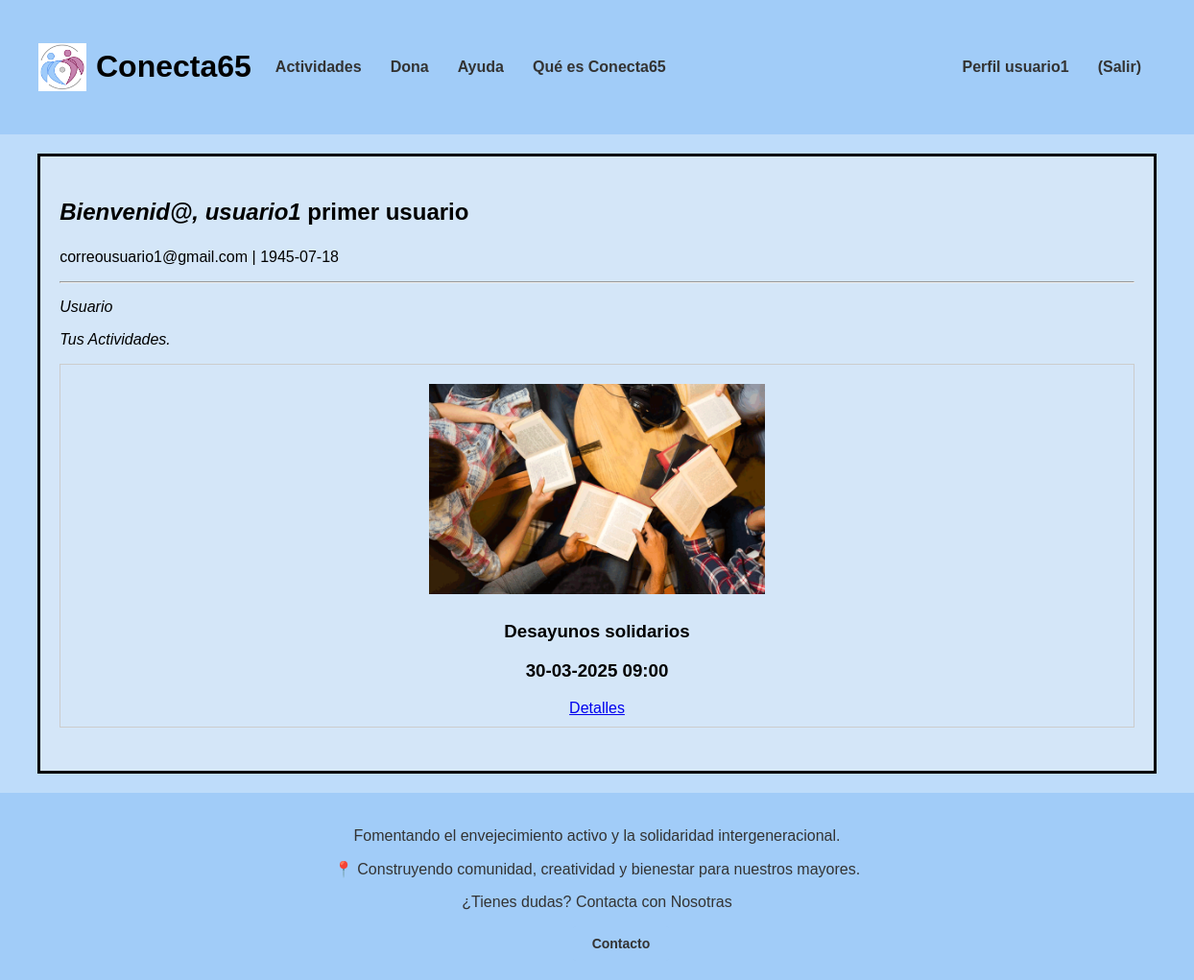
The app's page /p3_g1/perfil.php (signed in), older data.
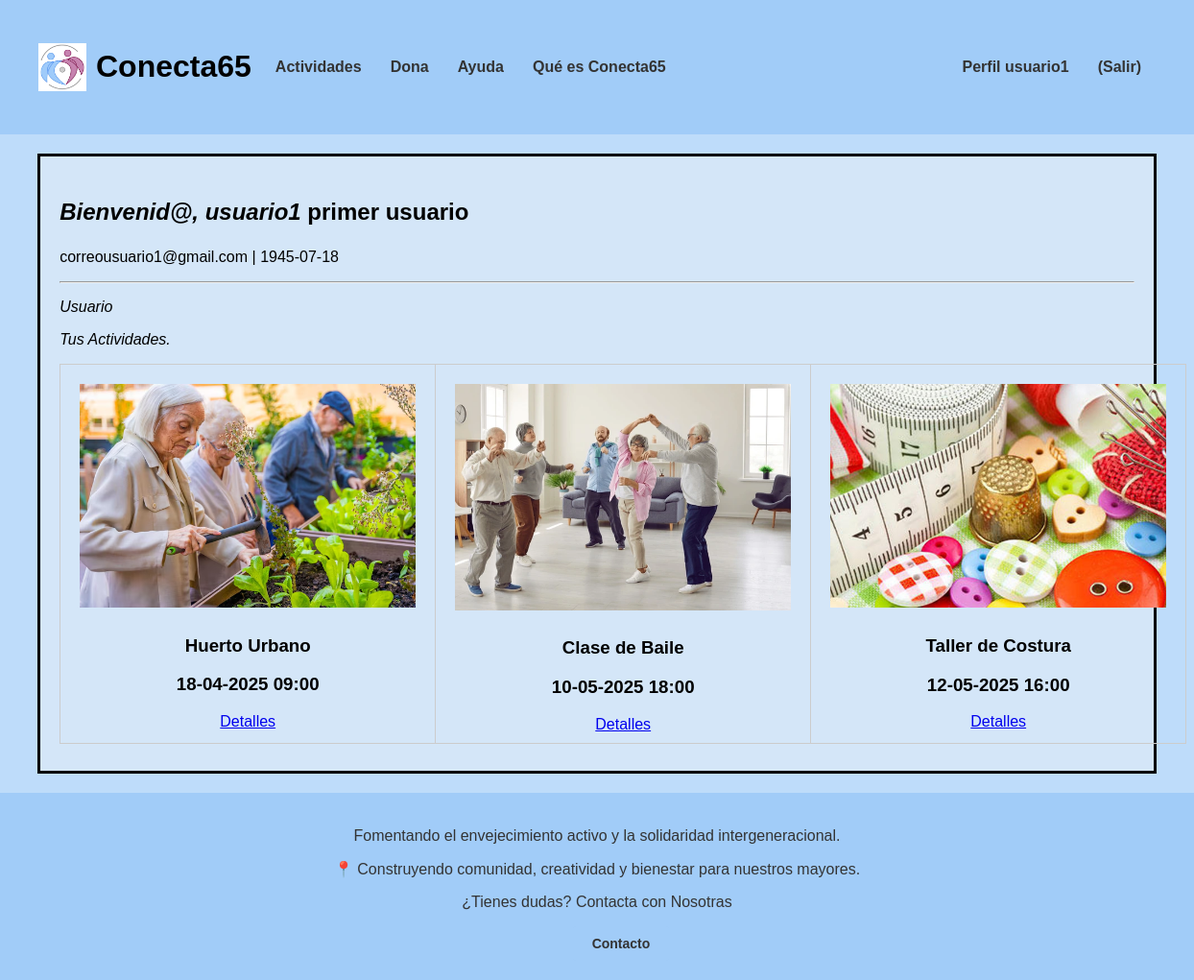
The same page, newer data.
### tables this page shows
CREATE TABLE `actividades` (
  `id` int(10) UNSIGNED NOT NULL,
  `nombre` varchar(35) NOT NULL,
  `localizacion` varchar(70) NOT NULL,
  `fecha_hora` datetime(6) NOT NULL,
  `descripcion` text NOT NULL,
  `aforo` tinyint(3) NOT NULL,
  `dirigida` tinyint(1) NOT NULL,
  `ocupacion` tinyint(3) NOT NULL,
  `foto` varchar(50) NOT NULL
);

### p3_g1/includes/application.php (called while the page is built, shortened)
<?php
require_once __DIR__ . "/usuario/userDTO.php";
class application
{
    private static $instancia;
    public static function getInstance()
    {
        if (!self::$instancia instanceof self) {
            self::$instancia = new static();
        }
        return self::$instancia;
    }
    public function soyAdmin()
    {
        $user = unserialize($_SESSION["userDTO"]);
        return $user->tipo() === 0;
    }
    public function getUserDTO()
    {
        return unserialize($_SESSION["userDTO"]);
    }
}

### p3_g1/includes/usuario/userDTO.php (called while the page is built, shortened)
<?php
class userDTO
{
    private $id;
    private $nombre;
    private $apellidos;
    private $fecha_nacimiento;
    private $tipo;
    private $correo;
    public function id()
    {
        return $this->id;
    }
    public function nombre()
    {
        return $this->nombre;
    }
    public function apellidos()
    {
        return $this->apellidos;
    }
    public function fecha_nacimiento()
    {
        return $this->fecha_nacimiento;
    }
    public function tipo()
    {
        return $this->tipo;
    }
    public function correo()
    {
        return $this->correo;
    }
}
?>

### p3_g1/includes/actividades-usuario/actividadesusuarioAppService.php (called while the page is built, shortened)
<?php
require_once("actividadesusuarioFactory.php");
class actividadesusuarioAppService
{
    private static $instance;
    public static function GetSingleton()
    {
        if (!self::$instance instanceof self)
        {
            self::$instance = new self;
        }
        return self::$instance;
    }
    public function getActividadesUsuario($id_usuario)
    {
        $IActividadDAO = actividadesusuarioFactory::CreateActividad();
        $actividad = $IActividadDAO->getActividadesUsuario($id_usuario);
        return $actividad;
    }
}
?>

### p3_g1/includes/actividades-usuario/actividadesusuarioFactory.php (called while the page is built)
<?php
require_once("actividadesusuarioDAO.php");
class actividadesusuarioFactory
{
    public static function CreateActividad() : IActividadesusuario
    {
        $actividadesusuarioDAO = new actividadesusuarioDAO();
        return $actividadesusuarioDAO;
    }
}
?>

### p3_g1/includes/actividades-usuario/actividadesusuarioDAO.php (called while the page is built, shortened)
<?php
require_once(__DIR__ . "/../comun/baseDAO.php");
class actividadesusuarioDAO extends baseDAO implements IActividadesusuario
{
    public function getActividadesUsuario($id_usuario) {
        $escId = trim($this->realEscapeString($id_usuario));
        $conn = application::getInstance()->getConexionBd();
        $query = "SELECT id_actividad FROM `actividades-usuario` WHERE id_usuario = ?";
        $stmt = $conn->prepare($query);
        $actividades = array();
        try {
            $stmt->bind_param("s", $escId);
            $stmt->execute();
            $stmt->bind_result($idActividad);
            while ($stmt->fetch()) {
                $actividades[] = $idActividad;
            }
            return $actividades;
        } finally {
            $stmt->close();
        }
    }
}
?>

### p3_g1/includes/comun/baseDAO.php (called while the page is built, shortened)
<?php
abstract class baseDAO
{
    protected function realEscapeString($field)
    {
        $conn = application::getInstance()->getConexionBd();
        return $conn->real_escape_string($field);
    }
}
?>

### p3_g1/includes/actividad/actividadFactory.php (called while the page is built)
<?php
require_once("actividadDAO.php");
class actividadFactory
{
    public static function CreateActividad() : IActividad
    {
        $actividadDAO = new actividadDAO();
        return $actividadDAO;
    }
}
?>

### p3_g1/includes/actividad/actividadDAO.php (called while the page is built, shortened)
<?php
require_once("actividadDTO.php");
require_once(__DIR__ . "/../comun/baseDAO.php");
class actividadDAO extends baseDAO implements IActividad
{
    public function getActividadById($id)
    {
        try {
            $conn = application::getInstance()->getConexionBd();
            $query = "SELECT id, nombre, localizacion, fecha_hora, descripcion, aforo, dirigida, ocupacion, foto FROM actividades WHERE id = ?";
            $stmt = $conn->prepare($query);
            $stmt->bind_param("i", $id);
            $stmt->execute();
            $stmt->bind_result($id, $nombre, $localizacion, $fecha_hora, $descripcion, $aforo, $dirigida, $ocupacion, $foto);
            if ($stmt->fetch()) {
                return new actividadDTO($id, $nombre, $localizacion, $fecha_hora, $descripcion, $aforo, $dirigida, $ocupacion, $foto);
            }
            throw new ActivityNotFoundException("Actividad no encontrada");
        } finally {
            if ($stmt) {
                $stmt->close();
            }
        }
        return null;
    }
}
?>

### p3_g1/includes/actividad/actividadDTO.php (called while the page is built, shortened)
<?php
class actividadDTO
{
    private $id;
    private $nombre;
    private $fecha_hora;
    private $foto;
    public function __construct($id, $nombre, $localizacion, $fecha_hora, $descripcion, $aforo, $dirigida, $ocupacion, $foto)
    {
        $this->id = $id;
        $this->nombre = $nombre;
        $this->fecha_hora = $fecha_hora;
        $this->foto = $foto;
    }
    public function id()
    {
        return $this->id;
    }
    public function nombre()
    {
        return $this->nombre;
    }
    public function fecha_hora()
    {
        return $this->fecha_hora;
    }
    public function foto()
    {
        return $this->foto;
    }
}
?>

### p3_g1/includes/actividad/actividadAppService.php (the view, shortened to what this page needs)
<?php
require_once("actividadFactory.php");
class actividadAppService
{
    private static $instance;
    public static function GetSingleton()
    {
        if (!self::$instance instanceof self)
        {
            self::$instance = new self;
        }
        return self::$instance;
    }
    public function getActividadById($id)
    {
        $IActividadDAO = actividadFactory::CreateActividad();
        $actividad = $IActividadDAO->getActividadById($id);
        return $actividad;
    }
    public function mostrarPerfil($actividadDTO) {
        $html = '<div class="actividad">';
        $html .= '<img src="' . $actividadDTO->foto() . '" alt="' . $actividadDTO->nombre() . '" width="350">';
        $html .= '<h3>' . $actividadDTO->nombre() . '</h3>';
        $fechaHora = new DateTime($actividadDTO->fecha_hora());
        $html .= '<h3>' . $fechaHora->format('d-m-Y H:i') . '</h3>';
        $html .= '<a href="vistaReservaActividad.php?id=' . $actividadDTO->id() . '" class="btn">Detalles</a>';
        $html .= '</div>';
        return $html;
    }
}
?>

### p3_g1/perfil.php (shortened to what this page needs)
<?php
require_once("includes/actividades-usuario/actividadesusuarioAppService.php");
require_once("includes/actividad/actividadAppService.php");
require_once("includes/mostrarPerfil/actividadesPerfil.php");
function mostrarPerfil(): string {
    $user = application::getInstance()->getUserDTO();
    $html = null;
    if (isset($_SESSION["login"]) && ($_SESSION["login"] === true)) {
        $html .= "<h2><p> <em>Bienvenid@, " . $user->nombre() . "</em> " . $user->apellidos() . "</p></h2>";
        $html .= "<p> " . $user->correo() . " | " . $user->fecha_nacimiento() . "</p>";
    }
    $html .= '<hr/>';
    if (application::getInstance()->soyAdmin()) {
        $html .= "<p> <em> Administrador </em> </p>";
        $html .= '<a href="CrearActividad.php"><button>Crear actividad</button></a>';
        $html .= '<a href="vistaActividades.php"><button>Modificar actividad</button></a>';
      } else {
        if($user->tipo()==1){
            $html .= "<p> <em> Usuario </em> </p>";
        }else if($user->tipo()==2){
            $html .= "<p> <em> Voluntario </em> </p>";
        }
        $html .= '<p><em>Tus Actividades.</em></p>';
        $actividadesPerfil = new actividadesPerfil();
        $htmlListado = $actividadesPerfil->generarListadoPerfil();
        $html .= $htmlListado;
    }
    return $html;
}
?>
<?php
$contenidoPrincipal = mostrarPerfil();
require("includes/comun/plantilla.php");
?>

### p3_g1/includes/mostrarPerfil/actividadesPerfil.php (shortened to what this page needs)
<?php
require_once( __DIR__ . "/../actividad/actividadAppService.php");
require_once( __DIR__ . "/../actividades-usuario/actividadesusuarioAppService.php");
class actividadesPerfil
{
    private $actividades;
    public function __construct()
    {
        $this->actividades = $this->obtenerActividades();
    }
    private function obtenerActividades(){
        $user = application::getInstance()->getUserDTO();
        $actividadesUsuarioService = actividadesusuarioAppService::GetSingleton();
        $actividadesUsuario = $actividadesUsuarioService->getActividadesUsuario($user->id());
        return $actividadesUsuario;
    }
    public function generarListadoPerfil()
    {
        echo '<link rel="stylesheet" type="text/css" href="CSS/tablaActividades.css">';
        $html = '<table class="tabla-actividades"><tr>';
        $colCount = 0;
        $actividadAppService = actividadAppService::GetSingleton();
        foreach ($this->actividades as $actividad) {
                $actividadDTO = $actividadAppService->getActividadById($actividad);
                $html .= '<td>' . $actividadAppService->mostrarPerfil($actividadDTO) . '</td>';
        }
        $html .= '</tr></table>';
        return $html;
    }
}

### p3_g1/includes/comun/plantilla.php (shortened to what this page needs)
<!DOCTYPE html>
<html>
	<head>
		<link rel="stylesheet" type="text/css" href="CSS/estilo1.css" />
	</head>
	<?php
		require("includes/comun/cabecera.php");
	?>
	<body>
		<div id="contenedor">
			<main>
				<article>
					<?= $contenidoPrincipal ?>
				</article>
			</main>
			<?php
				require("includes/comun/pie.php");
			?>
		</div>
	</body>
</html>

### p3_g1/includes/comun/cabecera.php
<?php
function mostrarSaludo() {
    echo '<nav>';
    echo '<ul class="main-links">';
    if (isset($_SESSION["login"]) && $_SESSION["login"] === true) {
        $user = application::getInstance()->getUserDTO();
        echo '<li><a href="vistaActividades.php">Actividades</a></li>';
    }
    echo '<li><a href="donar.php">Dona</a></li>';
    echo '<li><a href="ayuda.php">Ayuda</a></li>';
    echo '<li><a href="aboutus.php">Qué es Conecta65</a></li>';
    echo '</ul>';
    echo '<div class="user-links"><ul>';
    if (isset($_SESSION["login"]) && $_SESSION["login"] === true) {
        echo "<li><a href='perfil.php'>Perfil ".$user->nombre()."</a></li>";
        echo "<li><a href='logout.php'>(Salir)</a></li>";
    } else {
        echo "<li><a href='login.php'>Inicio Sesión</a></li>";
        echo "<li><a href='register.php'>Regístrate</a></li>";
    }
    echo '</ul></div>';
    echo '</nav>';
}
?>
<header>
    <div class="logo">
        <a href="index.php">
            <img src="img/logo.jpeg" alt="Logo">
        </a>
    </div>
    <h1>Conecta65</h1>
    <div class="saludo">
        <?php mostrarSaludo(); ?>
    </div>
</header>

### p3_g1/includes/comun/pie.php
<footer>
    <p>Fomentando el envejecimiento activo y la solidaridad intergeneracional.</p>
    <p>📍 Construyendo comunidad, creatividad y bienestar para nuestros mayores.</p>
    <p>¿Tienes dudas? Contacta con Nosotras</p>
    <a href="ayuda.php" class="boton-contacto">
        <button>Contacto</button>
    </a>
</footer>

### p3_g1/CSS/tablaActividades.css (style rules this page uses)
.tabla-actividades { width: 100%; border-collapse: collapse; }
.tabla-actividades td { border: 1px solid #ccc; padding: 10px; text-align: center; vertical-align: top; box-sizing: border-box; }
@media (min-width: 1200px) { .tabla-actividades td { width: 25%; } }

### p3_g1/CSS/estilo1.css (style rules this page uses)
html, body { height: 100%; width: 100%; margin: 0; padding: 0; display: flex; flex-direction: column; }
nav { background-color: #a1ccf8; padding: 10px; display: flex; justify-content: space-between; align-items: center; width: 100%; }
nav ul { list-style-type: none; margin: 0; padding: 0; display: flex; }
nav ul li { margin: 0 15px; display: flex; align-items: center; }
nav ul li a { text-decoration: none; color: #333; font-weight: bold; font-family: 'Trebuchet MS', 'Lucida Sans Unicode', 'Lucida Grande', 'Lucida Sans', Arial, sans-serif; }
body { background-color: #bedcfa; margin: 0; font-family: 'Trebuchet MS', 'Lucida Sans Unicode', 'Lucida Grande', 'Lucida Sans', Arial, sans-serif; width: 100%; position: center; overflow-x: hidden; }
header { padding: 30px; background-color: #a1ccf8; display: flex; justify-content: space-between; align-items: center; }
footer { clear: both; padding: 20px; background-color: #a1ccf8; color: #333; text-align: center; font-family: 'Trebuchet MS', 'Lucida Sans Unicode', 'Lucida Grande', 'Lucida Sans', Arial, sans-serif; }
main { flex-grow: 1; padding: 20px; min-height: 600px; min-width: 500px; font-family: 'Trebuchet MS', 'Lucida Sans Unicode', 'Lucida Grande', 'Lucida Sans', Arial, sans-serif; background-color: #d4e6f8; border-color: #555; border-width: 0.5px; border: solid; margin: 20px auto; max-width: 90%; }
button { background-color: #a1ccf8; color: #333; font-weight: bold; font-size: 14px; padding: 10px 20px; border: none; border-radius: 3px; cursor: pointer; width: auto; margin-left: 50px; }
img { margin: 10px; }
.logo img { height: 50px; width: auto; object-fit: contain; }
.saludo { display: flex; justify-content: space-between; width: 100%; align-items: center; }
.user-links { margin-left: auto; display: flex; align-items: center; }
.user-links ul { display: flex; list-style: none; margin: 0; padding: 0; }
.user-links ul li { margin-left: 15px; }

Row changes from the older to the newer data that the page shows:
removed actividades: foto (picture), nombre "Desayunos solidarios", fecha_hora "30-03-2025 09:00"
added actividades: foto (picture), nombre "Huerto Urbano", fecha_hora "18-04-2025 09:00"
added actividades: foto (picture), nombre "Clase de Baile", fecha_hora "10-05-2025 18:00"
added actividades: foto (picture), nombre "Taller de Costura", fecha_hora "12-05-2025 16:00"
